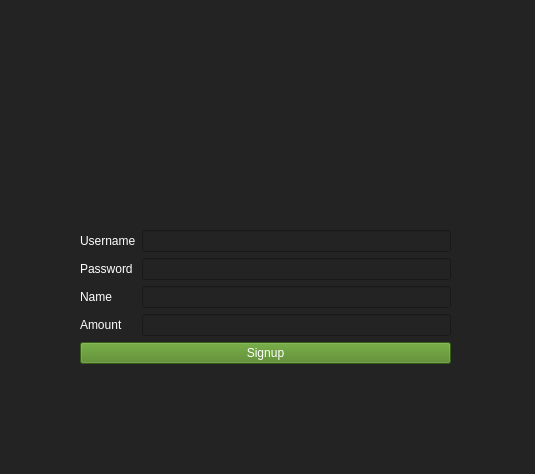
<?xml version="1.0" encoding="UTF-8"?>
<ui version="4.0">
 <class>Register</class>
 <widget class="QWidget" name="Register">
  <property name="geometry">
   <rect>
    <x>0</x>
    <y>0</y>
    <width>535</width>
    <height>474</height>
   </rect>
  </property>
  <property name="windowTitle">
   <string>Form</string>
  </property>
  <property name="styleSheet">
   <string notr="true">background-color: rgb(35, 35, 35);
color: rgb(255, 255, 255);
font: 87 18pt &quot;Segoe UI Black&quot;;</string>
  </property>
  <widget class="QLabel" name="label">
   <property name="geometry">
    <rect>
     <x>90</x>
     <y>-10</y>
     <width>351</width>
     <height>221</height>
    </rect>
   </property>
   <property name="text">
    <string/>
   </property>
   <property name="pixmap">
    <pixmap>../0e0a36c3827d8243d847fc97a84d3f9b.png</pixmap>
   </property>
   <property name="scaledContents">
    <bool>true</bool>
   </property>
  </widget>
  <widget class="QWidget" name="formLayoutWidget">
   <property name="geometry">
    <rect>
     <x>80</x>
     <y>230</y>
     <width>371</width>
     <height>291</height>
    </rect>
   </property>
   <layout class="QFormLayout" name="formLayout">
    <item row="0" column="0">
     <widget class="QLabel" name="label_2">
      <property name="text">
       <string>Username</string>
      </property>
     </widget>
    </item>
    <item row="0" column="1">
     <widget class="QLineEdit" name="lineEdit"/>
    </item>
    <item row="1" column="0">
     <widget class="QLabel" name="label_3">
      <property name="text">
       <string>Password</string>
      </property>
     </widget>
    </item>
    <item row="1" column="1">
     <widget class="QLineEdit" name="lineEdit_2">
      <property name="echoMode">
       <enum>QLineEdit::Password</enum>
      </property>
     </widget>
    </item>
    <item row="2" column="0">
     <widget class="QLabel" name="label_4">
      <property name="text">
       <string>Name</string>
      </property>
     </widget>
    </item>
    <item row="2" column="1">
     <widget class="QLineEdit" name="lineEdit_3"/>
    </item>
    <item row="3" column="0">
     <widget class="QLabel" name="label_5">
      <property name="text">
       <string>Amount</string>
      </property>
     </widget>
    </item>
    <item row="3" column="1">
     <widget class="QLineEdit" name="lineEdit_4"/>
    </item>
    <item row="4" column="0" colspan="2">
     <widget class="QPushButton" name="pushButton">
      <property name="styleSheet">
       <string notr="true">background-color: rgb(75, 131, 29);</string>
      </property>
      <property name="text">
       <string>Signup</string>
      </property>
     </widget>
    </item>
   </layout>
  </widget>
 </widget>
 <resources/>
 <connections/>
</ui>
